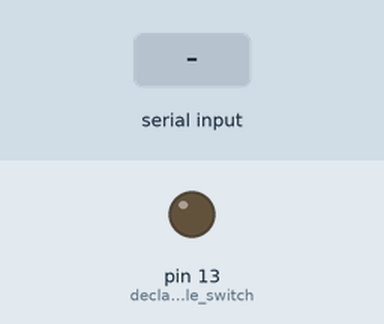
This sketch was run on a simulated Arduino Uno, built with avr-gcc and run on an emulated ATmega328P. Shown: output pins drawn as LEDs (lit = HIGH). The test bench sets the inputs (shaded band).

Above: at 1.2 s.
1.3 s: "1" received over Serial
At 2.2 s:
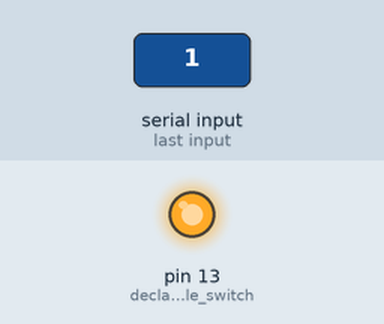
2.8 s: "0" received over Serial
At 3.3 s:
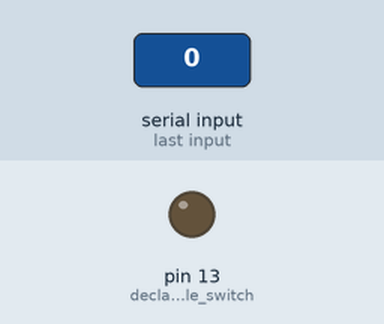
Timing chart, 0 to 5.8 s (numbered marks = the images above; inputs shaded):
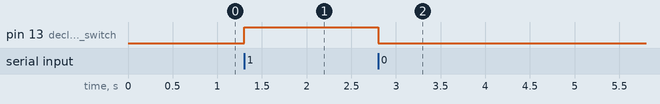

Measured:
- after the input at 1.3 s, pin 13 (declare_toggle_switch): LOW → HIGH at once
- after the input at 2.8 s, pin 13 (declare_toggle_switch): HIGH → LOW at once

The sketch:

digitalWrite.ino
```cpp
int switchState = 0;
int lastSwitchState=0;

void setup() {

  Serial.begin(9600);

  pinMode(13,OUTPUT); // declare toggle switch

}

void loop() {
//
  if(Serial.available()){

    char inByte = Serial.read();
    // mousedown event
    if(inByte=='1'){


      digitalWrite(13, HIGH);

    }

    // mouseup event
    else if(inByte=='0'){

      // send the color to the browser, then turn the LED off

      digitalWrite(13, LOW);


    }
  }
}
```
